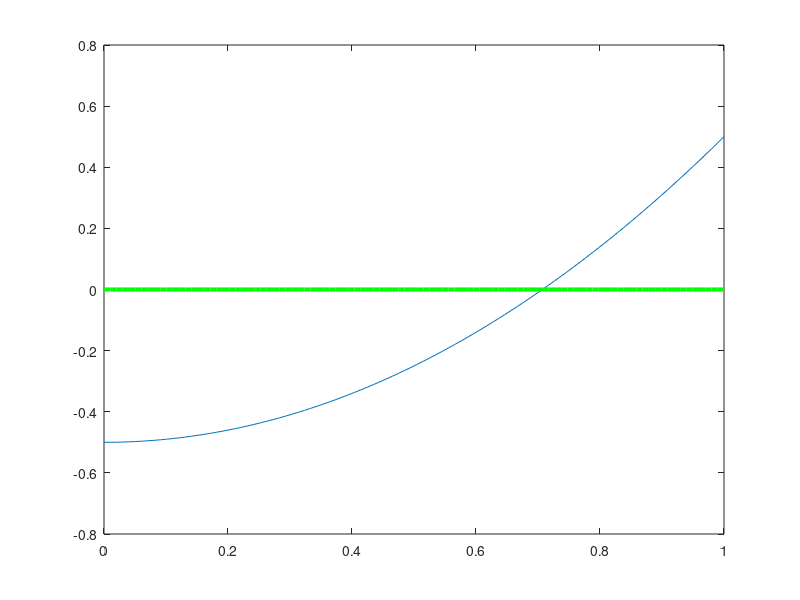

Source code (MATLAB): (Note: this script raises an error after producing the figure.)
% Samuel Rivera
% 
%  In this exercise, implement a binary search algorithm to find the root
%   of some function.  You will learn about passing functions to functions
%   by using funtion handles with anonymous functions, as well as some
%   plotting tricks.
% 
%   references: http://www.mathworks.com/help/matlab/ref/function_handle.html
% handle = @functionname
% handle = @(arglist)anonymous_function

%-------------------------------
% here define the function and plot it and the zero 

contFun = @(x) x.^2-.5;  % a function handle to x^2 -.5

x = linspace( 0,1,100);
plot( x, contFun(x))
hold on
plot( x, zeros( [1,length(x)]), 'g-', 'linewidth', 3)



% now find the root, and plot it.  Feel free to make the plot nice
range = [0,1];
precision = .001;
 x0 = findRoot( contFun, range, precision);
 
 
 
 % additional exercises, 
%  problems 2 and from here:
%  http://www.facstaff.bucknell.edu/maneval/help211/progexercises.html
 